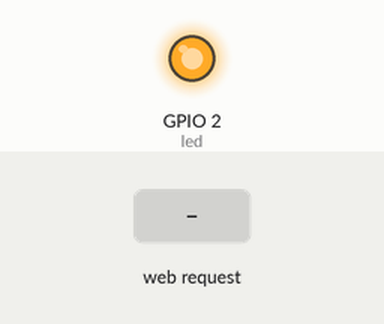
A program run on a simulated ESP8266 board running MicroPython. Parts: output pins drawn as LEDs (lit = HIGH, except the on-board LED, lit = LOW). The inputs (shaded band) are chosen by the test bench. What the program prints to the serial console is not drawn.

Above: at 1.2 s.
1.3 s: HTTP request GET /?LED=ON received
At 2.5 s:
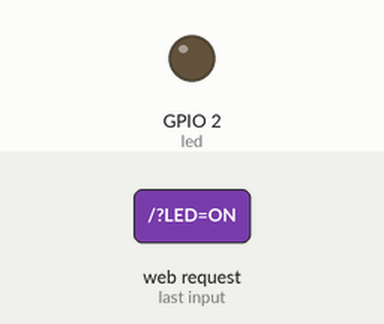
2.8 s: HTTP request GET /?LED=OFF received
At 3.9 s:
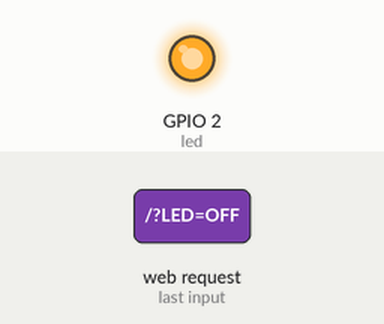
Timing chart, 0 to 5.8 s (numbered marks = the images above; inputs shaded):
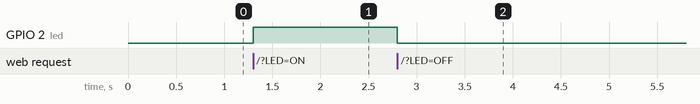

Measured:
- after the input at 1.3 s, GPIO 2 (led): LOW → HIGH at once
- after the input at 2.8 s, GPIO 2 (led): HIGH → LOW at once

The program:

main.py
```python
import machine
led = machine.Pin(2, machine.Pin.OUT)
import socket
s = socket.socket(socket.AF_INET, socket.SOCK_STREAM)
s.bind(('', 80))
s.listen(0)
while True:
   conn, addr = s.accept()
   print("Conexión desde: %s" % str(addr))
   request = conn.recv(512)
   request = str(request).split(" ")
   if request[1] == "/?LED=ON":
      led.on()
   if request[1] == "/?LED=OFF":
      led.off()
   print("Contenido recivido: %s" % str(request))
   conn.send("<html><head><title>Servidor ESP8266</title></head><body><h1>Hola desde mi IoT</h1><h2>%s</h2></body></html>"%led.value())
   conn.close()
```
